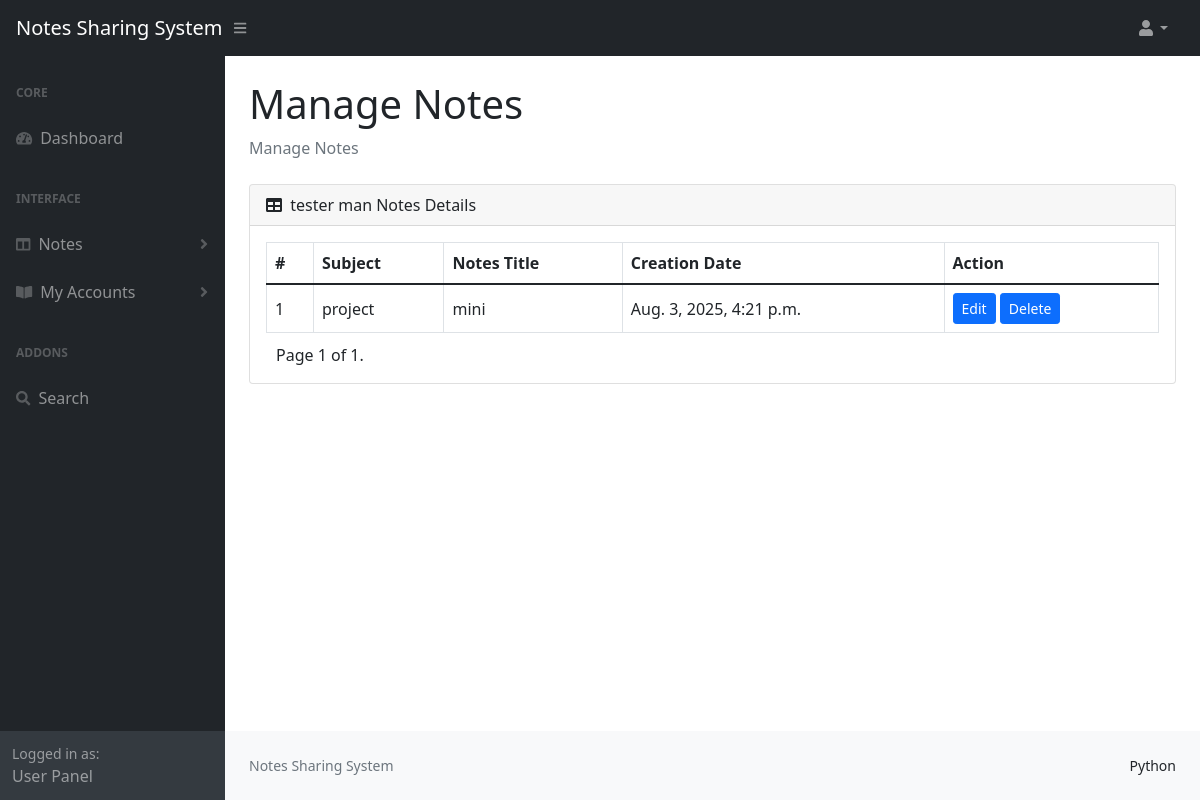
Page /ManageNotes (signed in) on the committed database.
### nssapp/models.py (models this page shows)
class CustomUser(AbstractUser):
    USER ={
        (1,'admin'),
        (2,'nsuser'),
    }
    user_type = models.CharField(choices=USER,max_length=50,default=1)
    profile_pic = models.ImageField(upload_to='media/profile_pic')

class Notes(models.Model):
    nsuser = models.ForeignKey(UserReg, on_delete=models.CASCADE, null=True, blank=True, related_name='notes')
    notestitle = models.CharField(max_length=250)
    subject = models.CharField(max_length=250)
    notesdesc = models.TextField()
    file1 = models.FileField(upload_to='media/notes/files', null=True, blank=True)
    file2 = models.FileField(upload_to='media/notes/files', null=True, blank=True)
    file3 = models.FileField(upload_to='media/notes/files', null=True, blank=True)
    file4 = models.FileField(upload_to='media/notes/files', null=True, blank=True)
    created_at = models.DateTimeField(auto_now_add=True)
    updated_at = models.DateTimeField(auto_now=True)

### notessharing/views.py (the view)
# urls.py: path('ManageNotes', views.MANAGE_NOTES, name='manage_notes'),
def MANAGE_NOTES(request):
    userreg = UserReg.objects.get(admin_id=request.user.id)
    data_list = Notes.objects.filter(nsuser = userreg)
    paginator = Paginator(data_list, 10)  # Show 10 data per page
    page_number = request.GET.get('page')
    try:
        data_list = paginator.page(page_number)
    except PageNotAnInteger:
        data_list = paginator.page(1)
    except EmptyPage:
        data_list = paginator.page(paginator.num_pages)
    context = {'data_list': data_list,
   }
    return render(request, 'manage-notes.html', context)

### templates/manage-notes.html (shortened to what this page needs)
{% extends 'base.html' %}
{% load static %}
{% block content %}
<main>
    <div class="container-fluid px-4">
        <h1 class="mt-4">Manage Notes</h1>
        <ol class="breadcrumb mb-4">
            <li class="breadcrumb-item active">Manage Notes</li>
        </ol>
        <div class="card mb-4">
            <div class="card-header">
                <i class="fas fa-table me-1"></i>
              {{user.first_name}} {{user.last_name}} Notes Details
            </div>
            <div class="card-body">
                       <table class="table text-start align-middle table-bordered table-hover mb-0">
                        <thead>
                            <tr class="text-dark">
                                <th scope="col">#</th>
                                <th scope="col">Subject</th>
                                <th scope="col">Notes Title</th>
                                <th scope="col">Creation Date</th>
                                <th scope="col">Action</th>
                            </tr>
                        </thead>
                        <tbody>
                            {% for i in data_list %}
                            <tr>
                                <td>{{ forloop.counter }}</td>
                                <td>{{i.subject}}</td>
                                <td>{{i.notestitle}}</td>
                                <td>{{i.created_at}}</td>
                                <td><a class="btn btn-sm btn-primary" href="{% url 'view_notes' i.id %}">Edit</a>
                                    <a class="btn btn-sm btn-primary" href="{% url 'delete_notes' i.id %}"  onclick="return confirm('Do you really want to Delete ?');">Delete</a></td>
                            </tr>{% endfor %}
                        </tbody>
                    </table>
                    <div class="pagination" style="padding-top: 10px;padding: left 10px;text-align: center;">
                        <span class="step-links">
                            <span class="current" style="padding-left: 10px;padding-bottom: 10px;">
                                Page {{ data_list.number }} of {{ data_list.paginator.num_pages }}.
                            </span>
                        </span>
                    </div>
            </div>
        </div>
    </div>
</main>{% endblock %}

### rows in the picture
CustomUser: first_name "tester", last_name "man"
Notes: subject "project", notestitle "mini", created_at "Aug. 3, 2025, 4:21 p.m."

### other values in the picture
{{ data_list.number }} "1"
{{ data_list.paginator.num_pages }} "1"
